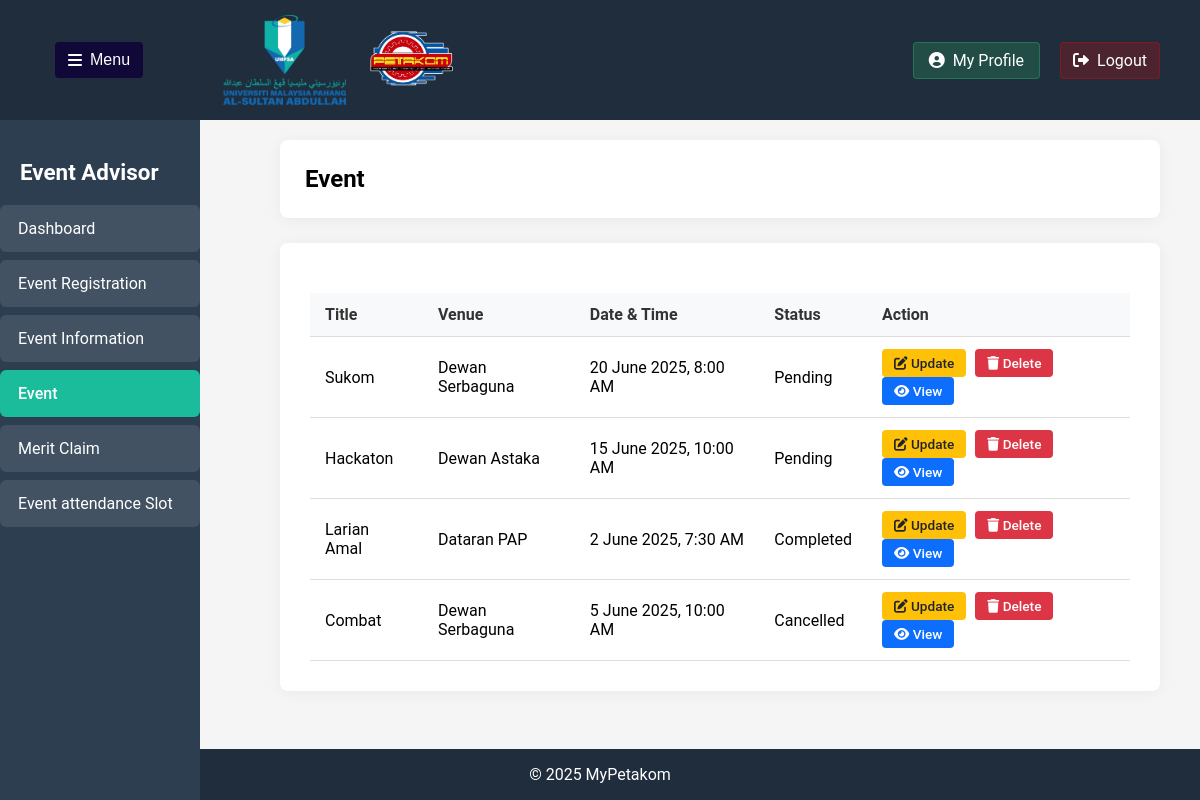
Page /Event.php (signed in) on the committed database.
### tables this page shows
CREATE TABLE `event` (
  `EventID` varchar(10) NOT NULL,
  `StaffID` varchar(10) NOT NULL,
  `QRCodeID` varchar(10) DEFAULT NULL,
  `EventTitle` varchar(100) NOT NULL,
  `EventDateandTime` datetime DEFAULT current_timestamp(),
  `EventVenue` varchar(100) NOT NULL,
  `EventStatus` varchar(20) NOT NULL,
  `ApprovalLetter` blob NOT NULL,
  `geolocation` varchar(50) NOT NULL,
  `EventLevel` varchar(20) NOT NULL
);

### Event.php (the view, shortened to what this page needs)
<?php
$conn = new mysqli("localhost", "root", "", "mypetakom");
$staff_id = $_SESSION['user_id'];
$eventsQuery = "SELECT * FROM event WHERE StaffID = ?";
$stmt = $conn->prepare($eventsQuery);
$stmt->bind_param("s", $staff_id);
$stmt->execute();
$eventsResult = $stmt->get_result();
?>
<!DOCTYPE html>
<html>
<head>
    <link rel="stylesheet" href="https://cdnjs.cloudflare.com/ajax/libs/font-awesome/6.0.0/css/all.min.css">
</head>
<body>
    <header class="header">
        <div class="header-left">
            <button class="togglebutton" id="togglebutton">
                <i class="fas fa-bars"></i>Menu
            </button>
            <div class="Logo">
                <img src="Image/UMPSALogo.png" alt="LogoUMP">
                <img src="Image/PetakomLogo.png" alt="LogoPetakom">
            </div>
        </div>
        <div class="header-right">
            <a href="EventAdvisorProfile.php" class="profilebutton">
                <i class="fas fa-user-circle"></i> My Profile
            </a>
            <a href="logout.php" class="logoutbutton" onclick="return confirm('Are you sure you want to log out?');">
                <i class="fas fa-sign-out-alt"></i> Logout
            </a>
        </div>
    </header>
    <nav class="sidebar" id="sidebar">
        <h2 class="sidebartitle">Event Advisor</h2>
        <ul class="menuitems">
            <li>
                <a href="EventAdvisorDashboard.php" class="menuitem">
                    <span>Dashboard</span>
                </a>
            </li>
            <li>
                <a href="EventRegistration.php" class="menuitem">
                    <span>Event Registration</span>
                </a>
            </li>
            <li>
                <a href="EventInformation.php" class="menuitem">
                    <span>Event Information</span>
                </a>
            </li>
            <li>
                <a href="Event.php" class="menuitem active">
                    <span>Event</span>
                </a>
            </li>
            <li>
                <a href="MeritClaim.php" class="menuitem">
                    <span>Merit Claim</span>
                </a>
            </li>
            <li>
                <a href="AttendanceSlot.php" class="menuitem">
                    <span>Event attendance Slot</span>
                </a>
            </li>
        </ul>
    </nav>
    <div class="maincontent" id="maincontent">
        <div class="content">
            <h1>Event</h1>
        </div>
        <div class="seccontent">
            <table>
                <thead>
                    <tr>
                        <th>Title</th>
                        <th>Venue</th>
                        <th>Date & Time</th>
                        <th>Status</th>
                        <th>Action</th>
                    </tr>
                </thead>
                <tbody>
                    <?php if ($eventsResult->num_rows > 0): ?>
                        <?php while ($event = $eventsResult->fetch_assoc()): ?>
                            <tr class="event-row">
                                <td><?php echo htmlspecialchars($event['EventTitle']); ?></td>
                                <td><?php echo htmlspecialchars($event['EventVenue']); ?></td>
                                <td><?php echo date('j F Y, g:i A', strtotime($event['EventDateandTime'])); ?></td>
                                <td>
                                    <span>
                                        <?php echo $event['EventStatus']; ?>
                                    </span>
                                </td>
                                <td>
                                    <a href="UpdateEvent.php?id=<?php echo $event['EventID']; ?>" class="actionbutton update">
                                        <i class="fas fa-edit"></i> Update
                                    </a>
                                    <a href="Event.php?delete=<?php echo $event['EventID']; ?>"
                                       class="actionbutton delete"
                                       onclick="return confirm('Are you sure you want to delete this event?');">
                                        <i class="fas fa-trash"></i> Delete
                                    </a>
                                    <a href="ViewEvent.php?id=<?php echo $event['EventID']; ?>" class="actionbutton view">
                                        <i class="fas fa-eye"></i> View
                                    </a>
                                </td>
                            </tr>
                        <?php endwhile; ?>
                    <?php else: ?>
                        <tr>
                            <td colspan="5" style="text-align: center;">No events found</td>
                        </tr>
                    <?php endif; ?>
                </tbody>
            </table>
        </div>
    </div>
    <div class="footer">
        <footer>
            <center><p>&copy; 2025 MyPetakom</p></center>
        </footer>
    </div>
</body>
</html>

### Event.php (style rules this page uses)
body { background-color: #f5f5f5; font-family: 'Roboto', sans-serif; margin: 0; padding: 0; display: flex; flex-direction: column; min-height: 100vh; }
.header { background-color: #1f2d3d; display: flex; justify-content: space-between; align-items: center; padding: 0 20px; position: fixed; width: 100%; box-sizing: border-box; height: 120px; }
.header-left { display: flex; align-items: center; gap: 20px; padding: 0 35px; }
.header-right { display: flex; align-items: center; gap: 20px; padding-right: 20px; }
.Logo { display: flex; gap: 20px; align-items: center; padding: 0 60px; }
.Logo img { height: 90px; width: auto; }
.sidebar { width: 200px; background-color: #2c3e50; color: white; position: fixed; top: 120px; left: 0; bottom: 0; padding: 20px 0; box-sizing: border-box; transition: transform 0.3s ease; }
.sidebartitle { color: white; font-size: 1.4rem; margin-bottom: 20px; padding: 0 20px; }
.menuitems { display: flex; flex-direction: column; gap: 8px; padding: 0; margin: 0; list-style: none; }
.menuitem { background-color: rgba(255, 255, 255, 0.1); border-radius: 6px; padding: 14px 18px; color: white; cursor: pointer; transition: all 0.2s; display: flex; align-items: center; gap: 12px; }
.menuitems a { text-decoration: none; color: inherit; }
.menuitem.active { background-color: #1abc9c; font-weight: 500; }
.togglebutton { background-color:rgb(16, 8, 54); color: white; border: 1px solid rgba(18, 1, 63, 0.3); padding: 8px 12px; border-radius: 4px; cursor: pointer; font-size: 1rem; display: flex; align-items: center; gap: 8px; }
.logoutbutton { background-color: rgba(255, 0, 0, 0.2); color: white; border: 1px solid rgba(255, 0, 0, 0.3); padding: 8px 12px; border-radius: 4px; cursor: pointer; font-size: 1rem; display: flex; align-items: center; gap: 8px; text-decoration: none; }
.profilebutton { background-color: rgba(46, 204, 113, 0.2); color: white; border: 1px solid rgba(46, 204, 113, 0.3); padding: 8px 15px; border-radius: 4px; cursor: pointer; font-size: 1rem; display: flex; align-items: center; gap: 8px; transition: all 0.2s; text-decoration: none; }
.maincontent { margin-left: 240px; margin-top: 100px; padding: 40px; flex: 1; box-sizing: border-box; transition: margin-left 0.3s ease; }
.content { background-color: white; padding: 25px; border-radius: 8px; margin-bottom: 25px; box-shadow: 0 2px 15px rgba(0,0,0,0.05); }
.content h1 { font-size: 1.5rem; margin: 0; color: black; font-weight: 600; }
.seccontent { background-color: white; padding: 30px; border-radius: 8px; box-shadow: 0 2px 15px rgba(0,0,0,0.05); }
table { width: 100%; border-collapse: collapse; margin-top: 20px; }
th, td { padding: 12px 15px; text-align: left; border-bottom: 1px solid #ddd; }
th { background-color: #f8f9fa; font-weight: 600; color: #333; }
.actionbutton { padding: 6px 12px; border: none; border-radius: 4px; cursor: pointer; font-size: 0.85rem; font-weight: 500; transition: background-color 0.2s; margin-right: 5px; text-decoration: none; display: inline-block; }
.update { background-color: #ffc107; color: #212529; }
.delete { background-color: #dc3545; color: white; }
.view { background-color: #0d6efd; color: white; }
.footer { background-color: #1f2d3d; color: white; }

### rows in the picture
event: EventTitle "Sukom", EventVenue "Dewan Serbaguna", EventDateandTime "20 June 2025, 8:00 AM", EventStatus "Pending"
event: EventTitle "Hackaton", EventVenue "Dewan Astaka", EventDateandTime "15 June 2025, 10:00 AM", EventStatus "Pending"
event: EventTitle "Larian Amal", EventVenue "Dataran PAP", EventDateandTime "2 June 2025, 7:30 AM", EventStatus "Completed"
event: EventTitle "Combat", EventVenue "Dewan Serbaguna", EventDateandTime "5 June 2025, 10:00 AM", EventStatus "Cancelled"
